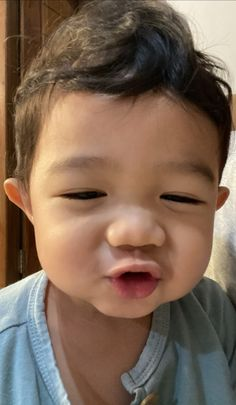
#> input picture Pengolahan Citra Digital/image/positif.jpg, 236 x 405 px, found by its file name
$ python Scipy_ndimage.py
#> lines starting #> are read from the running program, lines starting #| are printed output that depends on the picture
import imageio.v2 as imageio
import numpy as np
import matplotlib.pyplot as plt
from scipy.ndimage import gaussian_filter

image = imageio.imread("D:\\Mata Kuliah Semester 5\\Pengolahan Citra Digital\\image\\positif.jpg", mode="L")
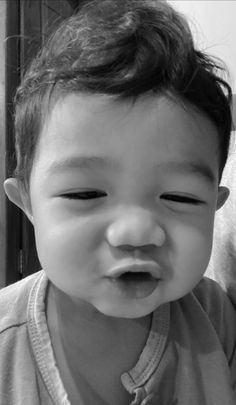
#> image: shape (405, 236); min 1, max 254, mean 108.4

smoothed_image = gaussian_filter(image, sigma=2)
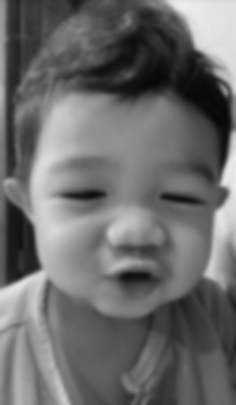
#> smoothed_image: shape (405, 236); min 7, max 237, mean 107.4

def histogram_equalization(img):
    hist, bin_edges = np.histogram(img.flatten(), bins=256, range=(0, 255))
#> hist = 256 values, max 985 at index 96, min 0 at index 0, mean 373.4; bin_edges = 257 values from 0 to 255
    cdf = hist.cumsum()
#> cdf = 256 values from 0 to 95580
    cdf_normalized = (cdf - cdf.min()) * 255 / (cdf.max() - cdf.min())
#> cdf_normalized = 256 values from 0 to 255
    cdf_normalized = cdf_normalized.astype('uint8')
    img_equalized = cdf_normalized[img.astype('uint8')]
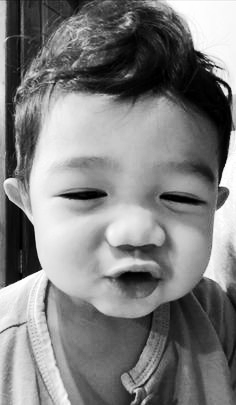
#> img_equalized: shape (405, 236); min 0, max 255, mean 127.7
    return img_equalized

equalized_image = histogram_equalization(image)

plt.figure(figsize=(18, 6))

plt.subplot(1, 3, 1)
plt.title("Citra Asli")
plt.imshow(image, cmap='gray')
plt.axis('off')

plt.subplot(1, 3, 2)
plt.title("Citra Setelah Gaussian Filter")
plt.imshow(smoothed_image, cmap='gray')
plt.axis('off')

plt.subplot(1, 3, 3)
plt.title("Citra Setelah Ekualisasi Histogram")
plt.imshow(equalized_image, cmap='gray')
plt.axis('off')

plt.tight_layout()
plt.show()
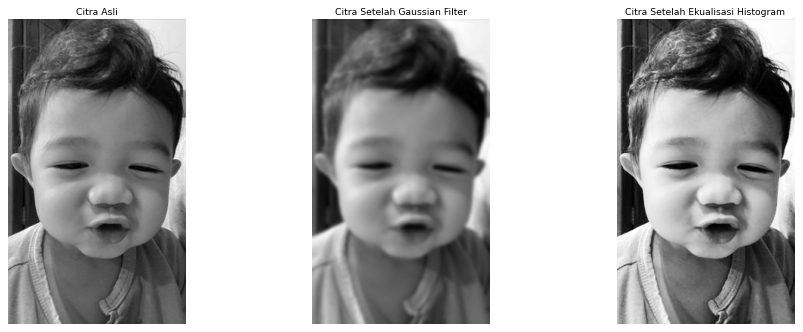
#> figure drawn by matplotlib, 3 panels

$ run again, with Pengolahan Citra Digital/image/Abecekut.png saved as Pengolahan Citra Digital/image/positif.jpg
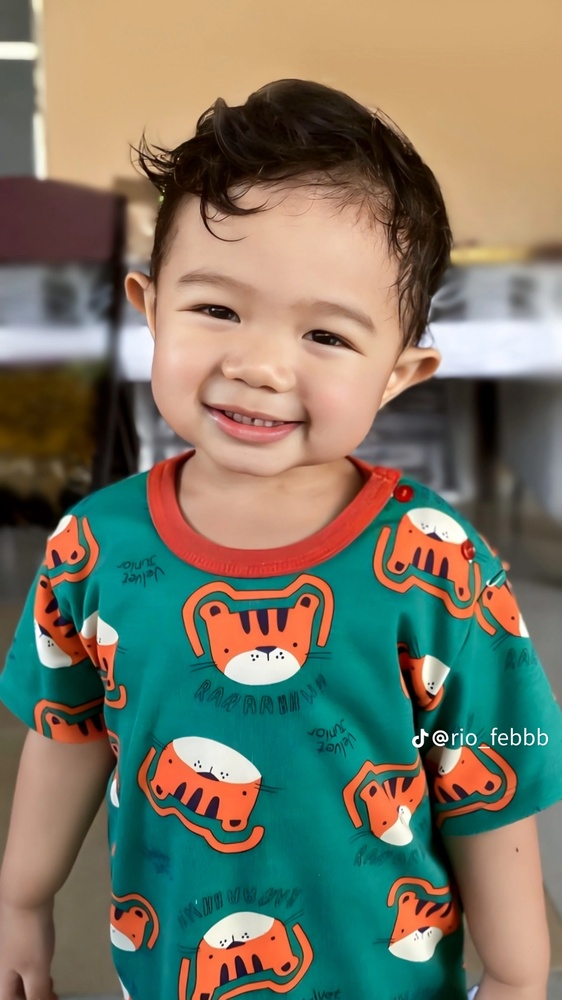
#> input picture Pengolahan Citra Digital/image/Abecekut.png, 562 x 1000 px, shrunk from 1080 x 1920 before the run, found by its file name
#> `image = imageio.imread("D:\\Mata Kuliah Semester 5\\Pengolahan Citra D..`:
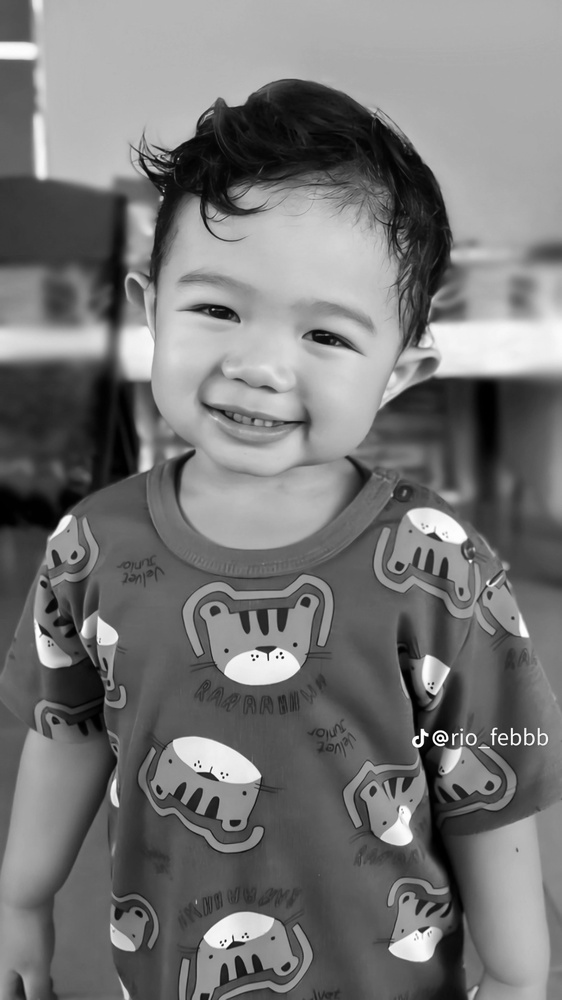
#> image: shape (1000, 562); min 0, max 255, mean 118.2
#> hist = 256 values, max 10967 at index 171, min 20 at index 255, mean 2195.3; bin_edges = 257 values from 0 to 255
#> cdf = 256 values from 648 to 562000
#> cdf_normalized = 256 values from 0 to 255
#> `plt.show()`:
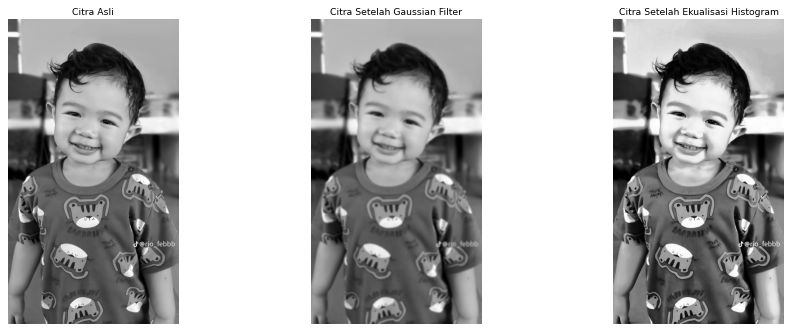
#> figure drawn by matplotlib, 3 panels
